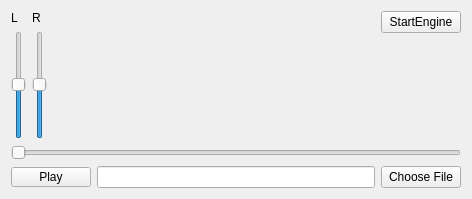
<?xml version="1.0" encoding="UTF-8"?>
<ui version="4.0">
 <class>MediaPlayer</class>
 <widget class="QWidget" name="MediaPlayer">
  <property name="geometry">
   <rect>
    <x>0</x>
    <y>0</y>
    <width>472</width>
    <height>199</height>
   </rect>
  </property>
  <property name="windowTitle">
   <string>MediaPlayer</string>
  </property>
  <layout class="QGridLayout" name="gridLayout">
   <item row="0" column="0" colspan="3">
    <layout class="QHBoxLayout" name="horizontalLayout">
     <item>
      <layout class="QVBoxLayout" name="verticalLayout_2">
       <item>
        <widget class="QLabel" name="label">
         <property name="text">
          <string>L</string>
         </property>
        </widget>
       </item>
       <item>
        <widget class="QSlider" name="volumeLeft">
         <property name="value">
          <number>50</number>
         </property>
         <property name="orientation">
          <enum>Qt::Vertical</enum>
         </property>
        </widget>
       </item>
      </layout>
     </item>
     <item>
      <layout class="QVBoxLayout" name="verticalLayout_3">
       <item>
        <widget class="QLabel" name="label_2">
         <property name="text">
          <string>R</string>
         </property>
        </widget>
       </item>
       <item>
        <widget class="QSlider" name="volumeRight">
         <property name="value">
          <number>50</number>
         </property>
         <property name="orientation">
          <enum>Qt::Vertical</enum>
         </property>
        </widget>
       </item>
      </layout>
     </item>
     <item>
      <spacer name="horizontalSpacer">
       <property name="orientation">
        <enum>Qt::Horizontal</enum>
       </property>
       <property name="sizeHint" stdset="0">
        <size>
         <width>258</width>
         <height>20</height>
        </size>
       </property>
      </spacer>
     </item>
     <item>
      <layout class="QVBoxLayout" name="verticalLayout">
       <item>
        <widget class="QPushButton" name="btnStartEngine">
         <property name="text">
          <string>StartEngine</string>
         </property>
        </widget>
       </item>
       <item>
        <spacer name="verticalSpacer">
         <property name="orientation">
          <enum>Qt::Vertical</enum>
         </property>
         <property name="sizeHint" stdset="0">
          <size>
           <width>20</width>
           <height>98</height>
          </size>
         </property>
        </spacer>
       </item>
      </layout>
     </item>
    </layout>
   </item>
   <item row="1" column="0" colspan="3">
    <widget class="QSlider" name="seekSlider">
     <property name="orientation">
      <enum>Qt::Horizontal</enum>
     </property>
    </widget>
   </item>
   <item row="2" column="0">
    <widget class="QPushButton" name="btnPlayPause">
     <property name="maximumSize">
      <size>
       <width>100</width>
       <height>20</height>
      </size>
     </property>
     <property name="text">
      <string>Play</string>
     </property>
    </widget>
   </item>
   <item row="2" column="1">
    <widget class="QLineEdit" name="lineEditFileName"/>
   </item>
   <item row="2" column="2">
    <widget class="QPushButton" name="btnChooseFile">
     <property name="text">
      <string>Choose File</string>
     </property>
    </widget>
   </item>
  </layout>
 </widget>
 <resources/>
 <connections/>
</ui>
